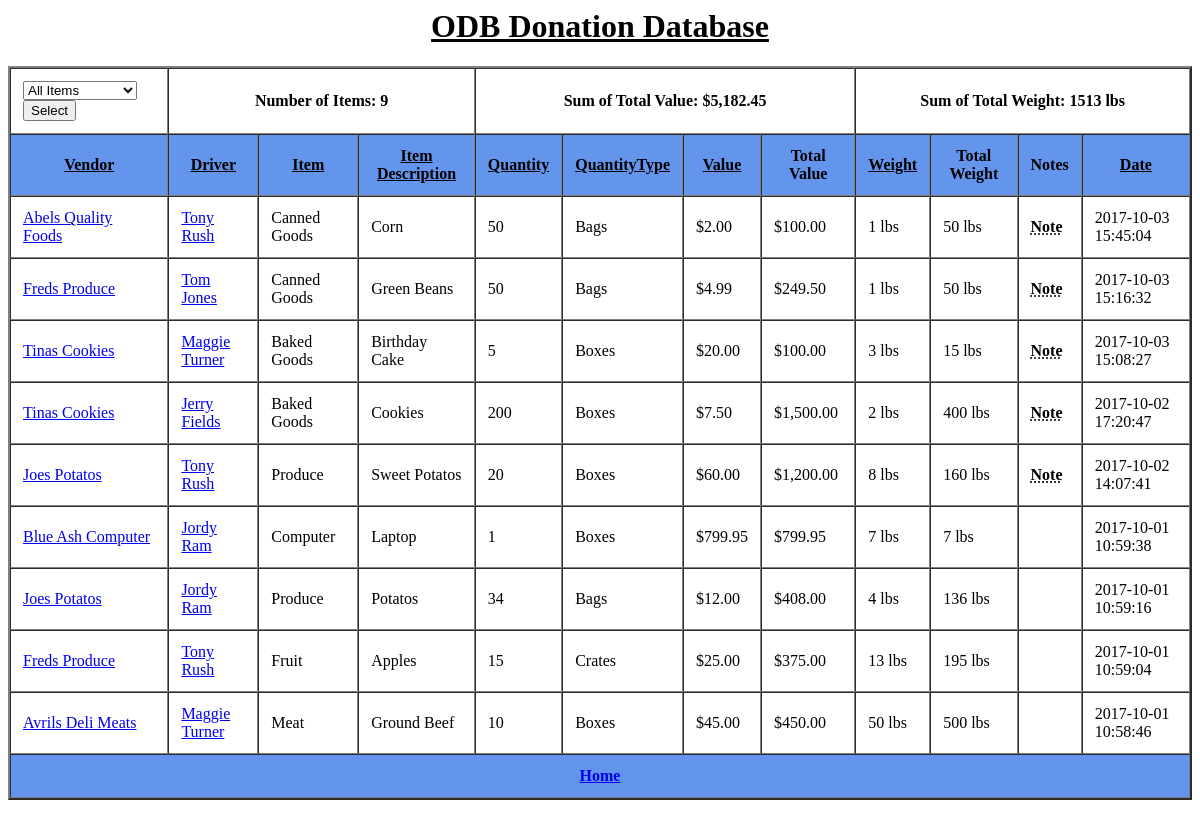
/list.php, run on an earlier commit of the app's database.
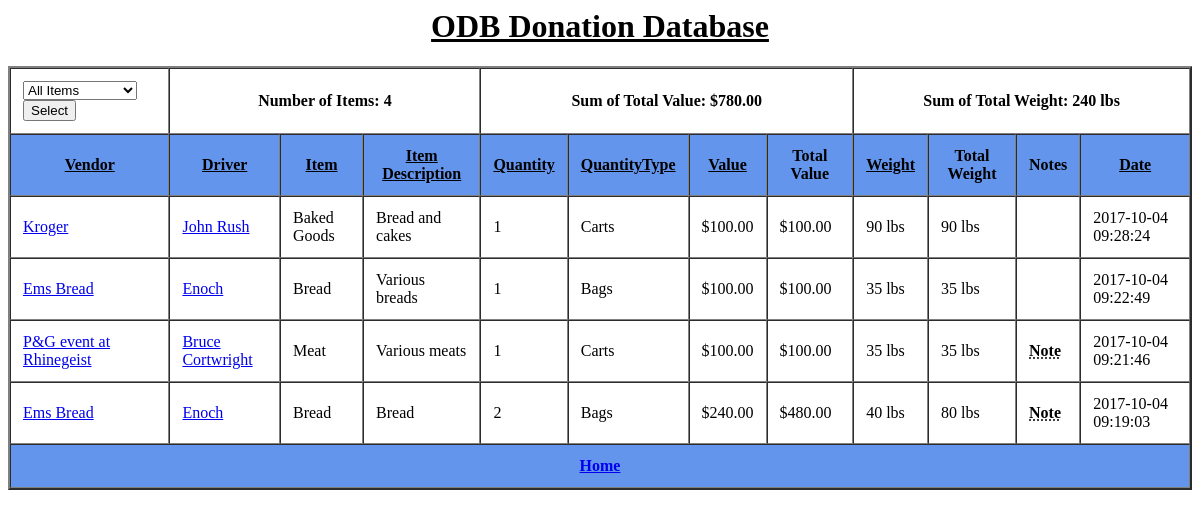
And on a later commit of the database.
### tables this page shows
CREATE TABLE `Donation` (
  `Id` int(11) NOT NULL AUTO_INCREMENT,
  `Vendor` int(11) NOT NULL,
  `Driver` varchar(50) NOT NULL,
  `Items` varchar(50) NOT NULL,
  `ItemDesc` varchar(50) NOT NULL,
  `Quantity` int(11) NOT NULL,
  `QuantityType` varchar(50) NOT NULL,
  `Value` decimal(10,2) NOT NULL,
  `Weight` double NOT NULL,
  `Notes` varchar(250) DEFAULT NULL,
  `Date` datetime NOT NULL DEFAULT CURRENT_TIMESTAMP,
  `Initialize` datetime NOT NULL DEFAULT CURRENT_TIMESTAMP,
  PRIMARY KEY (`Id`),
  UNIQUE KEY `Id` (`Id`)
);

CREATE TABLE `Vendor` (
  `Id` int(11) NOT NULL AUTO_INCREMENT,
  `Vendor` varchar(75) NOT NULL,
  `Contact` varchar(75) NOT NULL,
  `Email` varchar(75) NOT NULL,
  `Address` varchar(150) NOT NULL,
  `City` varchar(50) NOT NULL,
  `State` varchar(50) NOT NULL,
  `ZipCode` varchar(10) NOT NULL,
  `PhoneNumber` varchar(12) NOT NULL,
  PRIMARY KEY (`Id`),
  UNIQUE KEY `Id` (`Id`)
);

### list.php (the view, shortened to what the changed rows need)
<html>
 <head>
 </head>
 <?php
        require 'creds.php';
        if ( isset($_POST['itemType']) )
        {
            $varType = $_POST['itemType'];
            if ( $varType == 'ALL' )
            {
                $sql1 = "SELECT * FROM Donation";
                $sql2 = "SELECT SUM(Quantity * Weight) as sum_weight FROM Donation";
                $sql3 = "SELECT SUM(Quantity * Value) as sum_value FROM Donation";
            }
            else
            {
                $sql1 = "SELECT * FROM Donation WHERE Items = '$varType'";
                $sql2 = "SELECT SUM(Quantity * Weight) as sum_weight FROM Donation WHERE Items = '$varType'";
                $sql3 = "SELECT SUM(Quantity * Value) as sum_value FROM Donation WHERE Items = '$varType'";
            }
        }
        else
        {
            $varType = 'ALL';
            $sql1 = "SELECT * FROM Donation";
            $sql2 = "SELECT SUM(Quantity * Weight) as sum_weight FROM Donation";
            $sql3 = "SELECT SUM(QUantity * Value) as sum_value FROM Donation";
        }
        $result = $conn->query($sql1);
        $numItems = mysqli_num_rows($result);
        $result = $conn->query($sql2);
        $totalWeight = mysqli_fetch_assoc($result);
        $result = $conn->query($sql3);
        $totalValue = mysqli_fetch_assoc($result);
    ?>
 <body>
    <center><h1><u>ODB Donation Database</u></h1></center>
    <form name="RecordType" method="post" action="">
    <table border="2" cellpadding="12" cellspacing="0px" align="center">
    <p style="font-size:10px">
    <TR>
        <?php
          $sql = "SELECT * FROM ItemType ORDER BY Item";
        ?>
        <TD colspan="3" align="center"><b>Number of Items: <?php echo $numItems; ?></b></TD>
        <TD colspan="4" align="center"><b>Sum of Total Value: $<?php echo number_format($totalValue['sum_value'],2); ?></b></TD>
        <TD colspan="4" align="center"><b>Sum of Total Weight: <?php echo $totalWeight['sum_weight']; ?> lbs</b></TD>
    </TR>
    <TR>
        <TH bgcolor=#6495ED><a href="list.php?sort=Vendor&itemType=<?php echo $varType ?>" style="color:black">Vendor</a></TH>
        <TH bgcolor=#6495ED><a href="list.php?sort=Driver&itemType=<?php echo $varType ?>" style="color:black">Driver</a></TH>
        <TH bgcolor=#6495ED><a href="list.php?sort=Items&itemType=<?php echo $varType ?>" style="color:black">Item</a></TH>
        <TH bgcolor=#6495ED><a href="list.php?sort=ItemDesc&itemType=<?php echo $varType ?>" style="color:black">Item Description</a></TH>
        <TH bgcolor=#6495ED><a href="list.php?sort=Quantity&itemType=<?php echo $varType ?>" style="color:black">Quantity</a></TH>
        <TH bgcolor=#6495ED><a href="list.php?sort=QuantityType&itemType=<?php echo $varType ?>" style="color:black">QuantityType</a></TH>
        <TH bgcolor=#6495ED><a href="list.php?sort=Value&itemType=<?php echo $varType ?>" style="color:black">Value</a></TH>
        <TH bgcolor=#6495ED><a style="color:black"> Total Value</a></TH>
        <TH bgcolor=#6495ED><a href="list.php?sort=Weight&itemType=<?php echo $varType ?>" style="color:black">Weight</a></TH>
        <TH bgcolor=#6495ED><a style="color:black">Total Weight</a></TH>
        <TH bgcolor=#6495ED><a style="color:black">Notes</a></TH>
        <TH bgcolor=#6495ED><a href="list.php?sort=Date&itemType=<?php echo $varType ?>" style="color:black">Date</a></TH>
    </TR>
    <?php
    if (empty($varType) || $varType == 'ALL')
    {
    $sql = "SELECT Donation.Id As RecordId, Donation.Vendor AS VendorId, Vendor.Contact AS Name, Donation.Notes,
            Vendor.Email AS Email, Vendor.Vendor AS Vendor, Donation.Driver AS Driver, Donation.Items,
            Donation.ItemDesc, Donation.QuantityType, Donation.Quantity, Donation.Value, Donation.Weight, Donation.Date
            FROM `Donation` INNER JOIN Vendor on Donation.Vendor = Vendor.Id";
    }
    if (!empty($_GET['sort']))
    {
    if ($_GET['sort'] == 'RecordId')
    {
        $sql .= " ORDER BY RecordId";
    }
    if ($_GET['sort'] == 'Name')
    {
        $sql .= " ORDER BY Name";
    }
    elseif ($_GET['sort'] == 'Vendor')
    {
        $sql .= " ORDER BY Vendor";
    }
    elseif ($_GET['sort'] == 'Email')
    {
        $sql .= " ORDER BY Email";
    }
    elseif ($_GET['sort'] == 'Driver')
    {
        $sql .= " ORDER BY Driver";
    }
    elseif ($_GET['sort'] == 'Items')
    {
        $sql .= " ORDER BY Items";
    }
    elseif ($_GET['sort'] == 'ItemDesc')
    {
        $sql .= " ORDER BY ItemDesc";
    }
    elseif ($_GET['sort'] == 'QuantityType')
    {
        $sql .= " ORDER BY QuantityType";
    }
    elseif ($_GET['sort'] == 'Quantity')
    {
        $sql .= " ORDER BY Quantity";
    }
    elseif ($_GET['sort'] == 'Value')
    {
        $sql .= " ORDER BY Value";
    }
    elseif ($_GET['sort'] == 'Weight')
    {
        $sql .= " ORDER BY Weight";
    }
    elseif ($_GET['sort'] == 'Date')
    {
        $sql .= " ORDER BY Date";
    }
    }
    else
    {
        $sql .= " ORDER BY Date DESC";
    }
    $result = $conn->query($sql);
    if ( $result->num_rows > 0 )
    {
        while( $row = $result->fetch_assoc() )
        {
            echo "  <TR>\n";
            echo "   <TD><a href='edit.php?id=".$row['RecordId']."'>" .$row['Vendor']. "</a></TD>\n";
            echo "   <TD><a href='editdriver.php?name=".$row['Driver']."'>" .$row['Driver']. "</a></TD>\n";
            echo "   <TD>".$row['Items']."</TD>\n";
            echo "   <TD>".$row['ItemDesc']."</TD>\n";
            echo "   <TD>".$row['Quantity']."</TD>\n";
            echo "   <TD>".$row['QuantityType']."</TD>\n";
            echo "   <TD>$".number_format($row['Value'],2)."</TD>\n";
            echo "   <TD>$".number_format($row['Value'] * $row['Quantity'],2)."</TD>\n";
            echo "   <TD>".$row['Weight']." lbs</TD>\n";
            echo "   <TD>".$row['Weight'] * $row['Quantity']." lbs</TD>\n";
            if (!empty($row['Notes']))
            {
                echo "   <TD><abbr title=\"".$row['Notes']."\"><b>Note</b></abbr></TD>\n";
            }
            else
            {
                echo "   <TD></TD>\n";
            }
            echo "   <TD>".$row['Date']."</TD>\n";
        }
    }
    echo " </p>\n";
    echo " <tr bgcolor='#6495ED'>\n";
    echo "  <th colspan='13' align='center' border='1'><a href='index.php'>Home</a></th>\n";
    echo " </tr>\n";
    echo "</table>\n";
    ?>
    </form>
 </body>
</html>

What changed in the data, as far as the page shows it:
removed donation: vendor.Vendor "Abels Quality Foods", Driver "Tony Rush", Items "Canned Goods", ItemDesc "Corn", Quantity "50", QuantityType "Bags", Value "2.00", $row['Value'] * $row['Quantity'] "100.00", Weight "1", $row['Weight']*$row['Quantity'] "50", Date "2017-10-03 15:45:04"
removed donation: vendor.Vendor "Freds Produce", Driver "Tom Jones", Items "Canned Goods", ItemDesc "Green Beans", Quantity "50", QuantityType "Bags", Value "4.99", $row['Value'] * $row['Quantity'] "249.50", Weight "1", $row['Weight']*$row['Quantity'] "50", Date "2017-10-03 15:16:32"
removed donation: vendor.Vendor "Tinas Cookies", Driver "Maggie Turner", Items "Baked Goods", ItemDesc "Birthday Cake", Quantity "5", QuantityType "Boxes", Value "20.00", $row['Value'] * $row['Quantity'] "100.00", Weight "3", $row['Weight'] * $row['Quantity'] "15", Date "2017-10-03 15:08:27"
removed donation: vendor.Vendor "Tinas Cookies", Driver "Jerry Fields", Items "Baked Goods", ItemDesc "Cookies", Quantity "200", QuantityType "Boxes", Value "7.50", $row['Value'] * $row['Quantity'] "1,500.00", Weight "2", $row['Weight'] * $row['Quantity'] "400", Date "2017-10-02 17:20:47"
removed donation: vendor.Vendor "Joes Potatos", Driver "Tony Rush", Items "Produce", ItemDesc "Sweet Potatos", Quantity "20", QuantityType "Boxes", Value "60.00", $row['Value'] * $row['Quantity'] "1,200.00", Weight "8", $row['Weight'] * $row['Quantity'] "160", Date "2017-10-02 14:07:41"
removed donation: vendor.Vendor "Blue Ash Computer", Driver "Jordy Ram", Items "Computer", ItemDesc "Laptop", Quantity "1", QuantityType "Boxes", Value "799.95", $row['Value']*$row['Quantity'] "799.95", Weight "7", $row['Weight']*$row['Quantity'] "7", Date "2017-10-01 10:59:38"
removed donation: vendor.Vendor "Joes Potatos", Driver "Jordy Ram", Items "Produce", ItemDesc "Potatos", Quantity "34", QuantityType "Bags", Value "12.00", $row['Value'] * $row['Quantity'] "408.00", Weight "4", $row['Weight'] * $row['Quantity'] "136", Date "2017-10-01 10:59:16"
removed donation: vendor.Vendor "Freds Produce", Driver "Tony Rush", Items "Fruit", ItemDesc "Apples", Quantity "15", QuantityType "Crates", Value "25.00", $row['Value'] * $row['Quantity'] "375.00", Weight "13", $row['Weight'] * $row['Quantity'] "195", Date "2017-10-01 10:59:04"
removed donation: vendor.Vendor "Avrils Deli Meats", Driver "Maggie Turner", Items "Meat", ItemDesc "Ground Beef", Quantity "10", QuantityType "Boxes", Value "45.00", $row['Value'] * $row['Quantity'] "450.00", Weight "50", $row['Weight'] * $row['Quantity'] "500", Date "2017-10-01 10:58:46"
added donation: vendor.Vendor "Kroger", Driver "John Rush", Items "Baked Goods", ItemDesc "Bread and cakes", Quantity "1", QuantityType "Carts", Value "100.00", $row['Value']*$row['Quantity'] "100.00", Weight "90", $row['Weight']*$row['Quantity'] "90", Date "2017-10-04 09:28:24"
added donation: vendor.Vendor "Ems Bread", Driver "Enoch", Items "Bread", ItemDesc "Various breads", Quantity "1", QuantityType "Bags", Value "100.00", $row['Value']*$row['Quantity'] "100.00", Weight "35", $row['Weight']*$row['Quantity'] "35", Date "2017-10-04 09:22:49"
added donation: vendor.Vendor "P&G event at Rhinegeist", Driver "Bruce Cortwright", Items "Meat", ItemDesc "Various meats", Quantity "1", QuantityType "Carts", Value "100.00", $row['Value']*$row['Quantity'] "100.00", Weight "35", $row['Weight']*$row['Quantity'] "35", Date "2017-10-04 09:21:46"
added donation: vendor.Vendor "Ems Bread", Driver "Enoch", Items "Bread", ItemDesc "Bread", Quantity "2", QuantityType "Bags", Value "240.00", $row['Value'] * $row['Quantity'] "480.00", Weight "40", $row['Weight'] * $row['Quantity'] "80", Date "2017-10-04 09:19:03"
Also different on the page:
$numItems: "9" → "4"
$totalValue['sum_value']: "5,182.45" → "780.00"
$totalWeight['sum_weight']: "1513" → "240"
